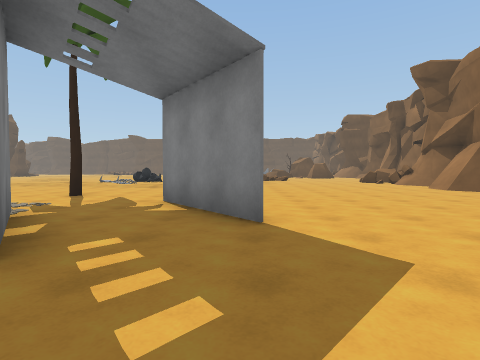
View 1 (above)

18 first-person views from a walk through a 3-D level made in the Unity game engine. The camera is 1.2 m above the floor, tilts 2° down and sees 80° across. The floor is counted in squares, 2 m on a side. Each view is taken from the middle of a square. On the plan, view 1 faces up. The plan holds only what a view shows up to about 9 squares ahead; the rest is blank. The place goes on beyond the plan. Some animated figures are left out.

View 2
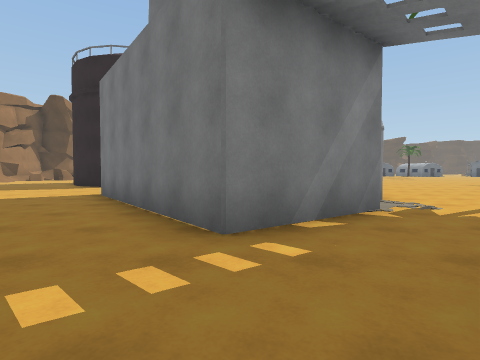

View 3
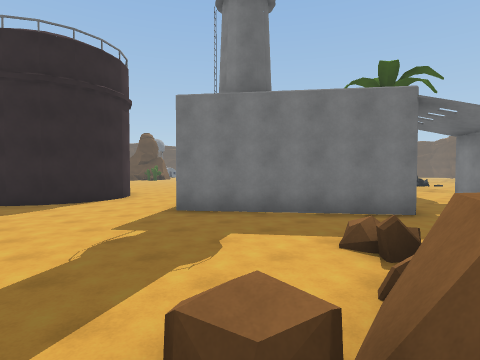

View 4
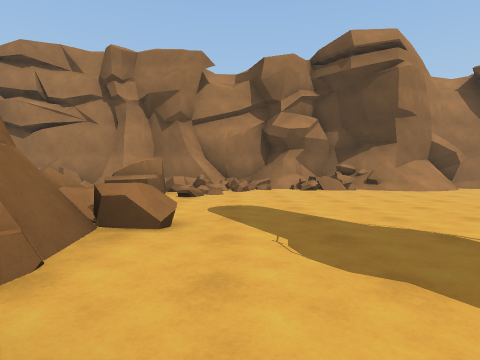

View 5
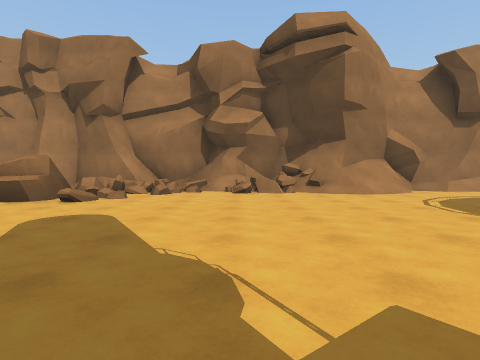

View 6
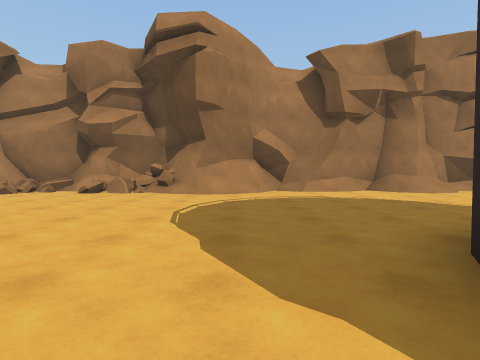

View 7
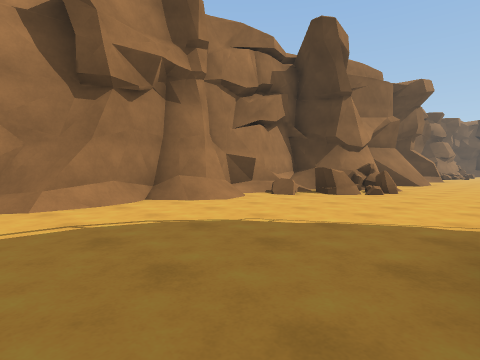

View 8
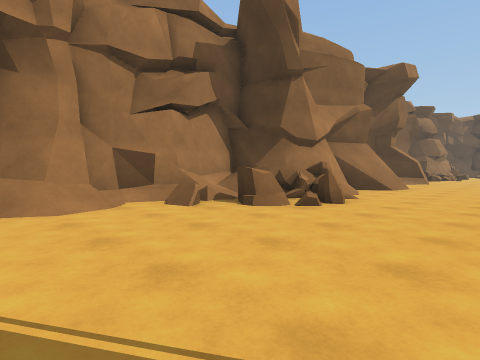

View 9
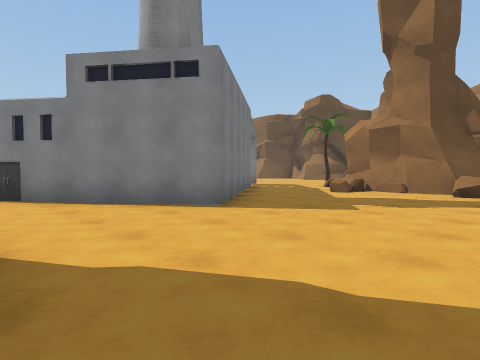

View 10
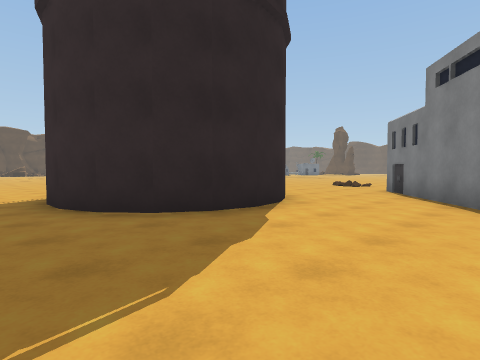

View 11
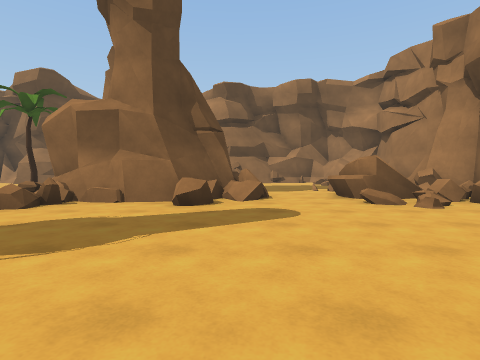

View 12
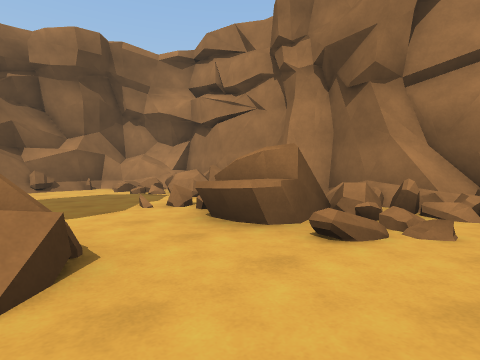

View 13
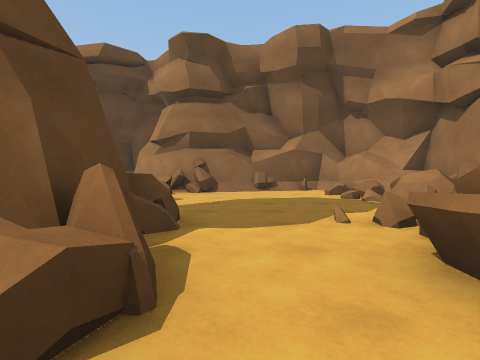

View 14
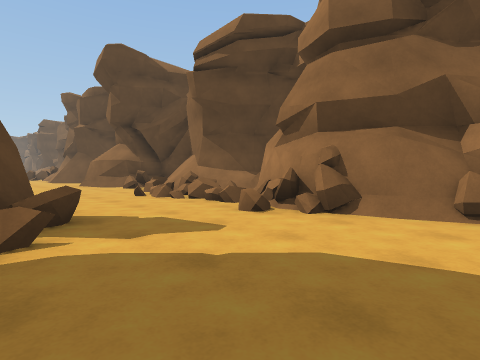

View 15
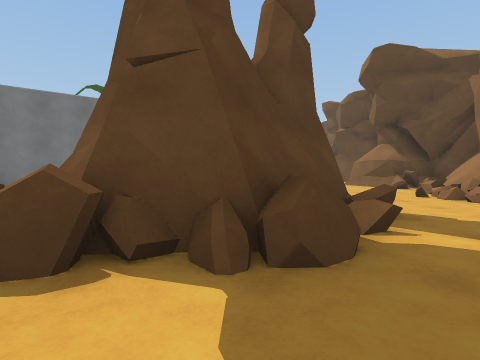

View 16
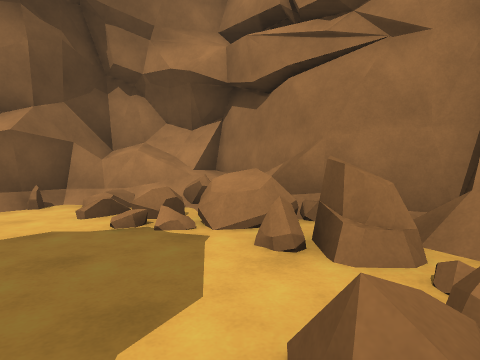

View 17
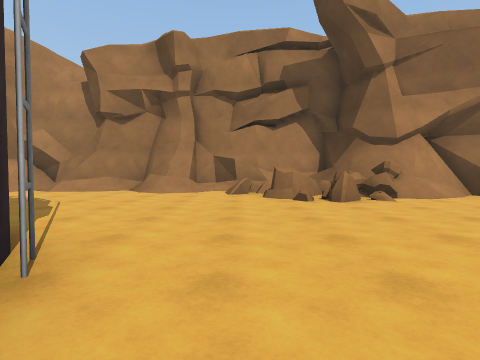

View 18
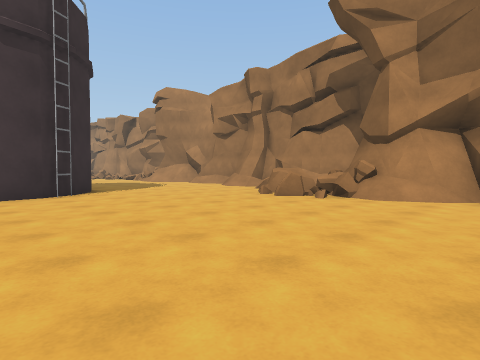

### Floor plan
Key: @ floor where view 1 was taken; # wall or solid block; x gap in a wall; . main floor; : floor 0.5 m higher than the main floor; / step, stairs or slope; = window, fence, low wall or low ledge; ^ raised ledge; T tree; O other object.
Columns run from 23 left of view 1 to 9 right of it. Each row starts with its distance up from view 1.
  9                ......   ......#
  8                .......  ......#
  7                ....T..  ......
  6                 ......  .....
  5                  .....#.....
  4                   O.#.##.....
  3              ..#   O#...... ..
  2             ...##   ##....  ..=
  1             ....## ##....T  ... #
  0              ....###...@    ..=##
 -1              #...#....=##   ..==#
 -2   .......    #.........#  #...==#
 -3   .......#   #.........#  #=..###
 -4   .......#####........=####..=##
 -5   ...................../##....##
 -6 ............................../#
 -7 ........................=...../#
 -8  ##./===...............#==..//.#
 -9   #####^=......//....===#=^==#=#
-10      #//x.#.##//#====:#######=##
-11      ###################

Positions as (right, up) in squares from view 1, and headings:
1: (0, 0), facing up
2: (1, 2), facing left
3: (0, -5), facing up-left
4: (-2, -1), facing down
5: (-4, -2), facing down
6: (-8, -2), facing down
7: (-9, -5), facing down-left
8: (-12, -5), facing down-left
9: (-9, -5), facing up-right
10: (-6, -6), facing up-left
11: (-6, -5), facing right
12: (-2, -5), facing down-right
13: (-1, -6), facing right
14: (3, -7), facing up-right
15: (2, -7), facing up
16: (2, -7), facing down-right
17: (-15, -2), facing down
18: (-21, -2), facing down-right
